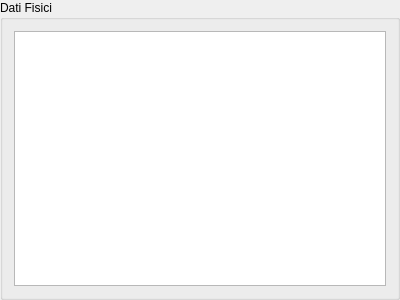
<?xml version="1.0" encoding="UTF-8"?>
<ui version="4.0">
 <class>DatiFisiciWidget</class>
 <widget class="QGroupBox" name="DatiFisiciWidget">
  <property name="geometry">
   <rect>
    <x>0</x>
    <y>0</y>
    <width>400</width>
    <height>300</height>
   </rect>
  </property>
  <property name="windowTitle">
   <string>GroupBox</string>
  </property>
  <property name="title">
   <string>Dati Fisici</string>
  </property>
  <layout class="QVBoxLayout" name="verticalLayout">
   <item>
    <widget class="QTableView" name="datiFisiciTable"/>
   </item>
  </layout>
 </widget>
 <resources/>
 <connections/>
</ui>
